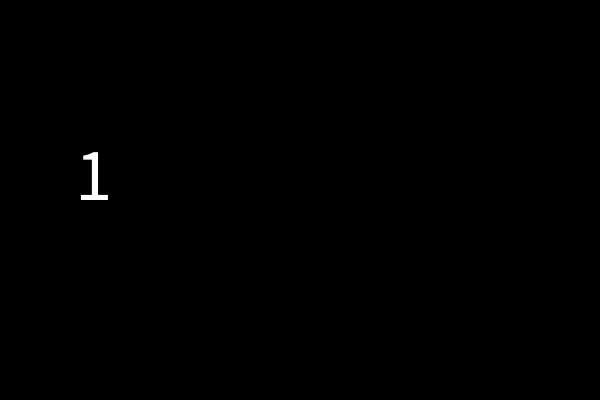
Frame 1 (no input)
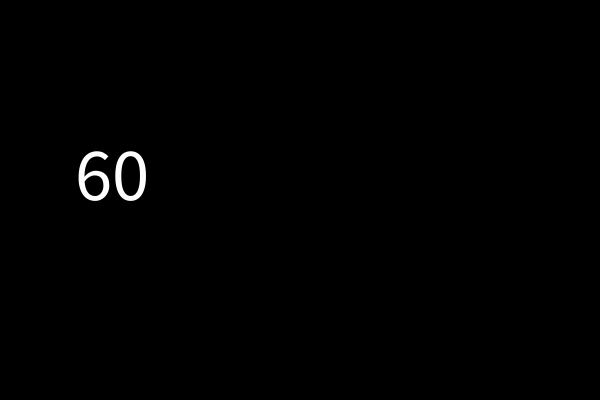
Frame 60 (the mouse pressed at the canvas centre just before this capture)
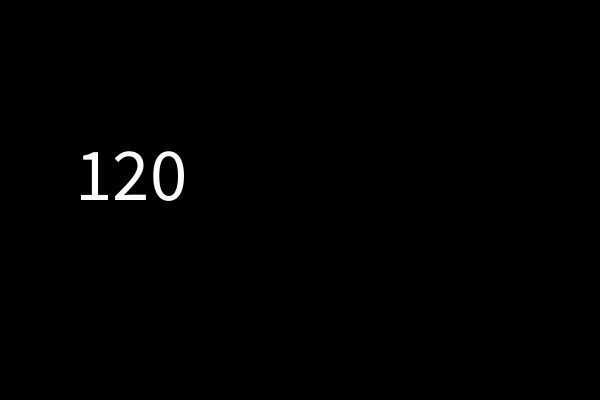
Frame 120 (the mouse held since frame 60 and released just before this capture)

The Processing sketch that drew these frames (run headless with seeded random() and noise(); from frame 60 on, the mouse is pressed at the canvas centre):

// Processing sketch: processing_180332
// ── processing_180332.pde

void setup(){
  
  size(600,400);
}

void draw(){
  background(0);
  textSize(75);
  fill(255);
  text( frameCount, width/8,height/2);}
